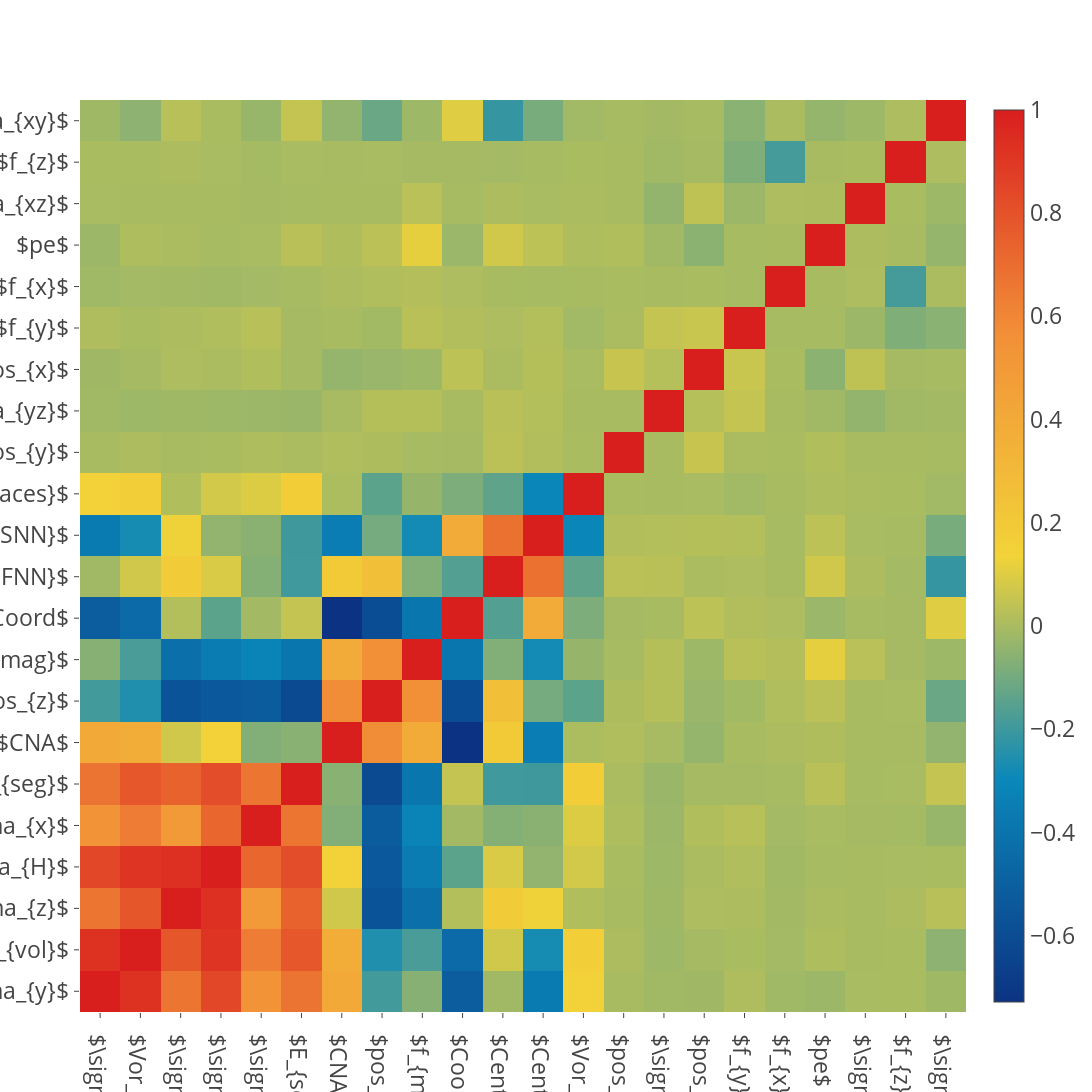

This figure's notebook cell:
### Code cell
f.correlation_map()

### Figure 1 — Plotly figure (JSON) as saved in the notebook; plotly's stock layout.template omitted (floating-point values rounded to 4 significant figures; data arrays with more than 128 entries replaced by an {"elided": "..."} marker saying what was removed)
{"data": [{"colorbar": {"tickfont": {"size": 23}}, "colorscale": "Portland", "type": "heatmap", "uid": "104c7735-7377-4ba2-ae5c-cdaf9dc30b1e", "x": ["$\\sigma_{y}$", "$Vor_{vol}$", "$\\sigma_{z}$", "$\\sigma_{H}$", "$\\sigma_{x}$", "$E_{seg}$", "$CNA$", "$pos_{z}$", "$f_{mag}$", "$Coord$", "$Centro_{FNN}$", "$Centro_{SNN}$", "$Vor_{faces}$", "$pos_{y}$", "$\\sigma_{yz}$", "$pos_{x}$", "$f_{y}$", "$f_{x}$", "$pe$", "$\\sigma_{xz}$", "$f_{z}$", "$\\sigma_{xy}$"], "y": ["$\\sigma_{y}$", "$Vor_{vol}$", "$\\sigma_{z}$", "$\\sigma_{H}$", "$\\sigma_{x}$", "$E_{seg}$", "$CNA$", "$pos_{z}$", "$f_{mag}$", "$Coord$", "$Centro_{FNN}$", "$Centro_{SNN}$", "$Vor_{faces}$", "$pos_{y}$", "$\\sigma_{yz}$", "$pos_{x}$", "$f_{y}$", "$f_{x}$", "$pe$", "$\\sigma_{xz}$", "$f_{z}$", "$\\sigma_{xy}$"], "z": {"elided": "22x22 float values"}}], "layout": {"height": 1200, "width": 1200, "xaxis": {"autorange": true, "range": [-0.5, 21.5], "tickfont": {"size": 23}, "type": "category", "zeroline": false}, "yaxis": {"autorange": true, "range": [-0.5, 21.5], "tickfont": {"size": 23}, "type": "category", "zeroline": false}}}
